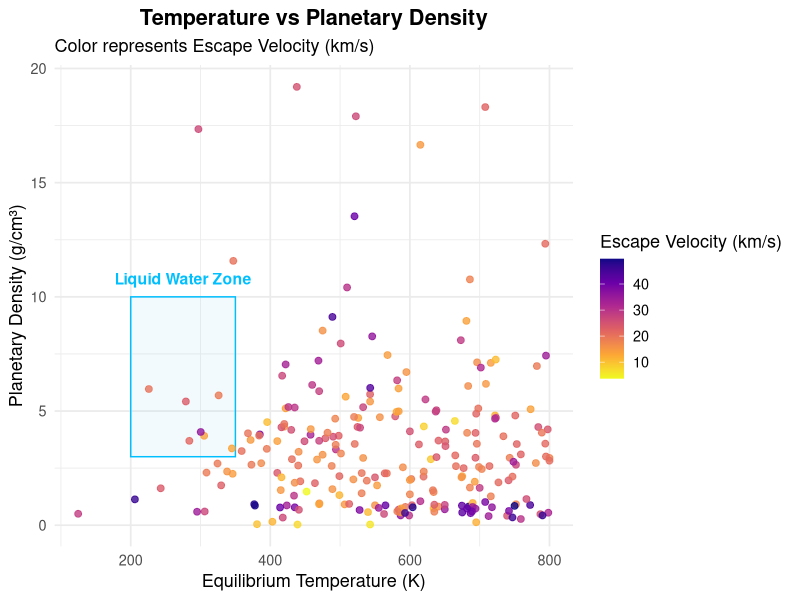

Reproduce this figure in R.
library(ggplot2)

# Load dataset
df <- read.csv("exoplanets_filtered_default.csv", comment.char = "#")

# Get values for density and escape velocity
df$density_gcc <- 5.514 * (df$pl_bmasse / (df$pl_rade^3))  # density
df$v_esc_kms <- 11.2 * sqrt(df$pl_bmasse / df$pl_rade)     # escape velocity

# Clean data
df_plot <- subset(df, !is.na(pl_eqt) & !is.na(v_esc_kms) & !is.na(density_gcc))
df_plot <- subset(df_plot, pl_eqt <= 800 & v_esc_kms <= 50 & density_gcc <= 20)

# Scatterplot
ggplot(df_plot, aes(x = pl_eqt, y = density_gcc, color = v_esc_kms)) +
  annotate("rect",
           xmin = 200, xmax = 350,
           ymin = 3, ymax = 10,
           alpha = 0.1, fill = "skyblue", color = "deepskyblue") +
  annotate("text",
           x = 275, y = 10.8,
           label = "Liquid Water Zone",
           color = "deepskyblue", size = 4, fontface = "bold") +
  geom_point(size = 2, alpha = 0.8) +
  scale_color_viridis_c(option = "plasma", direction = -1) +
  labs(
    title = "Temperature vs Planetary Density",
    subtitle = "Color represents Escape Velocity (km/s)",
    x = "Equilibrium Temperature (K)",
    y = "Planetary Density (g/cm³)",
    color = "Escape Velocity (km/s)"
  ) +
  theme_minimal(base_size = 13) +
  theme(plot.title = element_text(face = "bold", hjust = 0.5))
